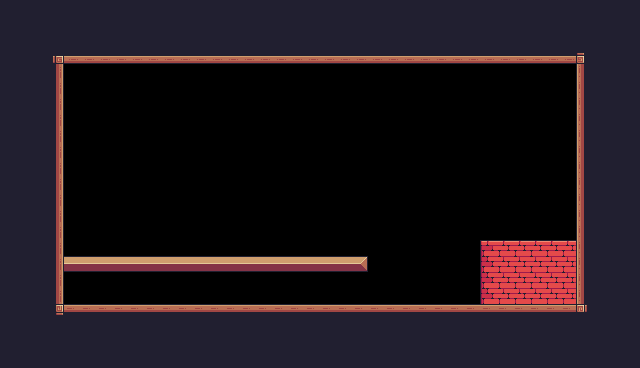

A 2D game scene composited from a Tiled map and its tileset images. What follows is a short description and the map's XML, with every tile layer's data as written:
An orthogonal 40x23 tile map with 16x16 px tiles, 1 tile layer (Background) and 11 objects (Player, Checkpoint, Saw, Fruit, Chicken).

<map version="1.10" tiledversion="1.10.2" orientation="orthogonal" renderorder="right-down" width="40" height="23" tilewidth="16" tileheight="16" infinite="0" nextlayerid="4" nextobjectid="144">
 <tileset firstgid="1" source="Pixel Adventure.tsx" />
 <layer id="1" name="Background" width="40" height="23">
  <properties>
   <property name="BackgroundColor" value="Gray" />
  </properties>
  <data encoding="csv">
24,24,24,24,24,24,24,24,24,24,24,24,24,24,24,24,24,24,24,24,24,24,24,24,24,24,24,24,24,24,24,24,24,24,24,24,24,24,24,24,
24,24,24,24,24,24,24,24,24,24,24,24,24,24,24,24,24,24,24,24,24,24,24,24,24,24,24,24,24,24,24,24,24,24,24,24,24,24,24,24,
24,24,24,24,24,24,24,24,24,24,24,24,24,24,24,24,24,24,24,24,24,24,24,24,24,24,24,24,24,24,24,24,24,24,24,24,24,24,24,24,
24,24,24,92,134,134,134,134,134,134,134,134,134,134,134,134,134,134,134,134,134,134,134,134,134,134,134,134,134,134,134,134,134,134,134,134,93,24,24,24,
24,24,24,113,116,116,116,116,116,116,116,116,116,116,116,116,116,116,116,116,116,116,116,116,116,116,116,116,116,116,116,116,116,116,116,116,111,24,24,24,
24,24,24,113,21,21,22,116,116,116,116,116,116,116,116,116,116,116,116,116,116,116,116,116,116,116,116,116,116,116,116,116,116,116,116,116,111,24,24,24,
24,24,24,113,43,21,21,21,21,22,116,116,116,116,116,116,116,116,116,116,116,116,116,116,116,116,116,116,116,116,116,116,116,116,116,116,111,24,24,24,
24,24,24,113,65,43,43,43,21,21,21,21,21,21,21,21,22,116,116,116,116,116,116,116,116,116,116,116,116,116,116,116,116,116,116,116,111,24,24,24,
24,24,24,113,87,65,65,65,43,43,43,43,43,43,43,43,21,21,21,21,21,21,21,21,21,21,21,21,22,116,21,21,21,22,116,116,111,24,24,24,
24,24,24,113,116,87,21,22,22,22,22,65,65,65,65,65,43,43,43,43,43,43,43,43,43,43,43,21,21,21,43,43,21,21,21,22,111,24,24,24,
24,24,112,113,116,21,22,22,44,44,44,87,87,87,87,87,65,65,65,65,65,65,65,65,65,65,65,43,43,43,65,65,43,21,22,44,111,24,24,24,
24,24,112,113,116,21,21,22,66,66,66,116,116,116,116,116,87,87,87,87,87,87,87,87,87,87,87,65,65,65,87,87,21,22,22,66,111,24,24,24,
24,24,112,113,116,43,21,22,88,88,88,116,116,116,21,22,22,22,22,22,22,22,22,22,22,22,22,87,87,87,87,21,22,22,44,88,111,24,24,24,
24,24,112,113,116,21,22,22,43,87,88,22,22,22,22,22,22,22,44,44,44,44,44,44,44,44,44,22,22,116,116,21,22,44,66,116,111,24,24,24,
24,24,112,113,21,22,22,44,65,87,88,44,44,44,44,44,44,44,66,66,66,66,66,66,66,66,66,44,44,22,22,22,44,66,88,116,111,24,24,24,
24,24,24,113,21,22,22,66,87,87,88,66,66,66,66,66,66,66,88,88,88,88,88,88,88,88,88,66,66,44,106,107,107,107,107,107,111,24,24,24,
24,24,24,113,14,14,14,14,14,14,14,14,14,14,14,14,14,14,14,14,14,14,15,56,56,87,88,88,88,66,128,129,129,129,129,129,111,24,24,24,
24,24,24,113,65,66,66,116,116,116,116,116,87,87,87,88,116,116,116,116,116,116,116,116,116,116,116,87,88,88,128,129,129,129,129,129,111,24,24,24,
24,24,24,113,87,88,88,116,116,116,116,116,116,116,116,116,116,116,116,116,116,116,116,116,116,116,116,116,116,116,128,129,129,129,129,129,111,24,24,24,
24,24,24,114,90,90,90,90,90,90,90,90,90,90,90,90,90,90,90,90,90,90,90,90,90,90,90,90,90,90,90,90,90,90,90,90,115,24,24,24,
24,24,24,24,24,24,24,24,24,24,24,24,24,24,24,24,24,24,24,24,24,24,24,24,24,24,24,24,24,24,24,24,24,24,24,24,24,24,24,24,
24,24,24,24,24,24,24,24,24,24,24,24,24,24,24,24,24,24,24,24,24,24,24,24,24,24,24,24,24,24,24,24,24,24,24,24,24,24,24,24,
24,24,24,24,24,24,24,24,24,24,24,24,24,24,24,24,24,24,24,24,24,24,24,24,24,24,24,24,24,24,24,24,24,24,24,24,24,24,24,24
</data>
 </layer>
 <objectgroup id="2" name="Spawnpoints">
  <object id="4" name="Player" type="Player" x="64" y="224" width="32" height="32" />
  <object id="36" type="Checkpoint" x="512" y="176" width="64" height="64" />
  <object id="88" type="Saw" x="176" y="112" width="32" height="32">
   <properties>
    <property name="isVertical" type="bool" value="true" />
    <property name="offNeg" type="float" value="4" />
    <property name="offPos" type="float" value="3" />
   </properties>
  </object>
  <object id="129" name="Cherries" type="Fruit" x="320" y="224" width="48" height="32" />
  <object id="141" name="Chicken" type="Chicken" x="336" y="272" width="32" height="32">
   <properties>
    <property name="offNeg" type="float" value="12" />
    <property name="offPos" type="float" value="5" />
   </properties>
  </object>
 </objectgroup>
 <objectgroup id="3" name="Collisions">
  <object id="102" x="48" y="48" width="528" height="16" />
  <object id="105" x="576" y="48" width="16" height="272" />
  <object id="106" x="48" y="304" width="528" height="16" />
  <object id="107" x="48" y="64" width="16" height="240" />
  <object id="142" x="64" y="256" width="303.92" height="16" />
  <object id="143" x="480" y="240" width="96" height="64" />
 </objectgroup>
</map>
